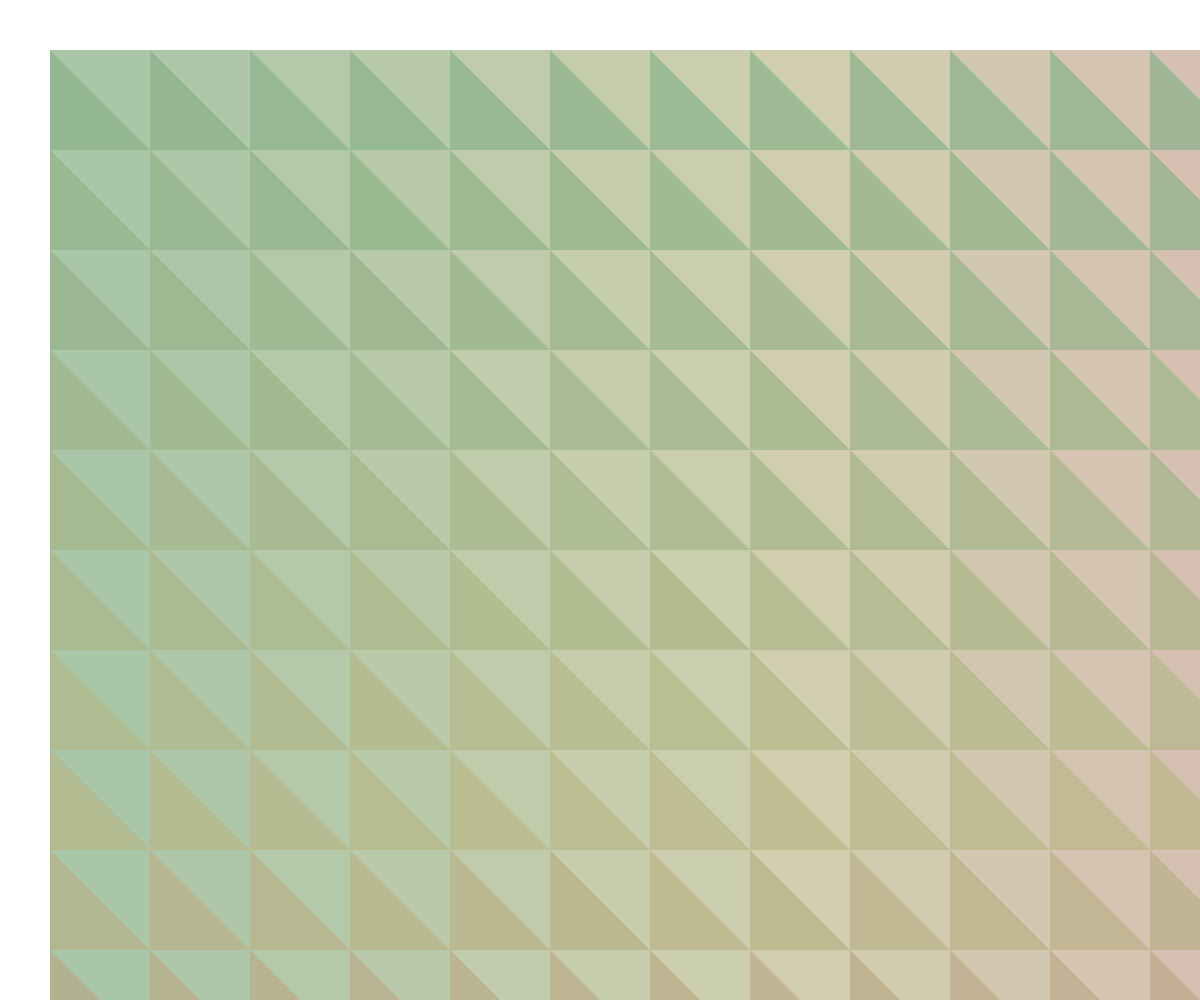
Frame 1 (no input)
Frame 60 (no input): identical to frame 1, image omitted
Frame 120 (the mouse pressed at the canvas centre since frame 60): identical to frame 1, image omitted

The p5.js sketch that drew this single still picture (run headless with seeded random() and noise() and a simulated clock; from frame 60 on, the mouse is pressed at the canvas centre):

// p5.js sketch
// ── sketch.js
let sqSize, sqX, sqY;
let emeraldGreen, mossGreen, sageGreen, petalPink;
let from, to, interA, interB;

function setup() {
  createCanvas(windowWidth, windowHeight);
  colorMode(HSB);
  sqSize = 100;
  sqX = 0;
  sqY = 0;
  rectMode(CENTER);
  emeraldGreen = color(160, 96, 45);
  mossGreen = color(148, 36, 53);
  sageGreen = color(117, 22, 70, .75);
  petalPink = color(307, 37, 76, .5);

  from = sageGreen;
  to = petalPink;

}

function draw() {
  background(220);   

  for(let x = 0; x < 20; x++){ 
        for(let y = 0; y < 20; y++){ 
            strokeWeight(0);
            interA = lerpColor(from, to, x/20);
            interB = lerpColor(from, to, y/20);
            
            push();
            translate(x*100+100, y*100+100);
            fill(interA);
            rect(0,0,100,100);
            pop();

            push();
            translate(x*100+50, y*100+50);
            fill(interB);
            triangle(0, 100, 0, 0, 100, 100);
            pop();
        }
    }
}
